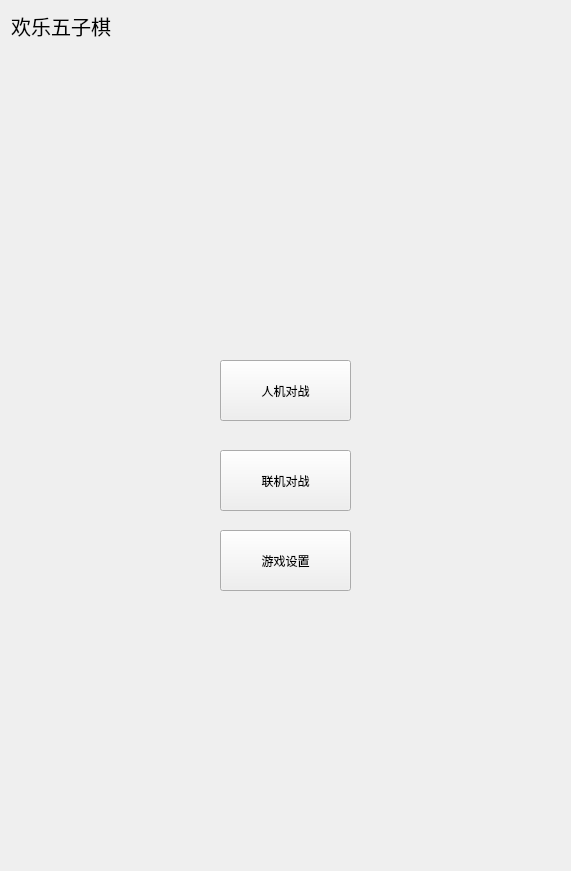
<?xml version="1.0" encoding="UTF-8"?>
<ui version="4.0">
 <class>welcome</class>
 <widget class="QMainWindow" name="welcome">
  <property name="windowModality">
   <enum>Qt::NonModal</enum>
  </property>
  <property name="geometry">
   <rect>
    <x>0</x>
    <y>0</y>
    <width>571</width>
    <height>871</height>
   </rect>
  </property>
  <property name="windowTitle">
   <string/>
  </property>
  <property name="autoFillBackground">
   <bool>false</bool>
  </property>
  <property name="styleSheet">
   <string notr="true">background-image: url(:/res/welcome.png);</string>
  </property>
  <widget class="QWidget" name="centralwidget">
   <widget class="QPushButton" name="AI_btn">
    <property name="geometry">
     <rect>
      <x>220</x>
      <y>360</y>
      <width>131</width>
      <height>61</height>
     </rect>
    </property>
    <property name="autoFillBackground">
     <bool>false</bool>
    </property>
    <property name="text">
     <string>人机对战</string>
    </property>
   </widget>
   <widget class="QPushButton" name="NET_btn">
    <property name="geometry">
     <rect>
      <x>220</x>
      <y>450</y>
      <width>131</width>
      <height>61</height>
     </rect>
    </property>
    <property name="autoFillBackground">
     <bool>false</bool>
    </property>
    <property name="text">
     <string>联机对战</string>
    </property>
   </widget>
   <widget class="QPushButton" name="set_btn">
    <property name="geometry">
     <rect>
      <x>220</x>
      <y>530</y>
      <width>131</width>
      <height>61</height>
     </rect>
    </property>
    <property name="autoFillBackground">
     <bool>false</bool>
    </property>
    <property name="text">
     <string>游戏设置</string>
    </property>
   </widget>
   <widget class="QLabel" name="label">
    <property name="geometry">
     <rect>
      <x>0</x>
      <y>0</y>
      <width>121</width>
      <height>51</height>
     </rect>
    </property>
    <property name="styleSheet">
     <string notr="true">font-size:20px 20px</string>
    </property>
    <property name="text">
     <string>  欢乐五子棋</string>
    </property>
   </widget>
  </widget>
 </widget>
 <resources/>
 <connections/>
</ui>
